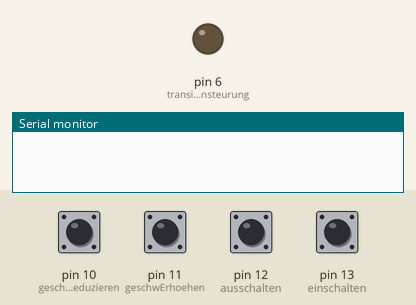
Recording of a program running on a simulated Arduino Uno, built with avr-gcc and run on an emulated ATmega328P. Parts: output pins drawn as LEDs (lit = HIGH), the last lines printed to the serial monitor. Inputs (shaded band) come from the test bench; at power-on: pin 10 (geschwReduzieren), pin 11 (geschwErhoehen), pin 12 (ausschalten), pin 13 (einschalten) HIGH.

Above: at 1.2 s.
1.3 s: pin 13 (einschalten) pulled LOW for 0.15 s
At 2.2 s:
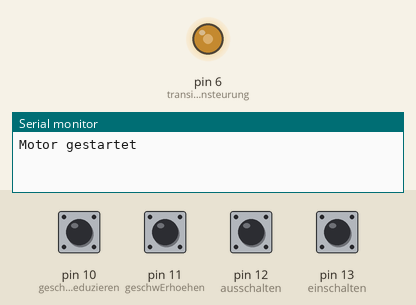
3.0 s: pin 10 (geschwReduzieren) pulled LOW for 1 s
At 3.7 s:
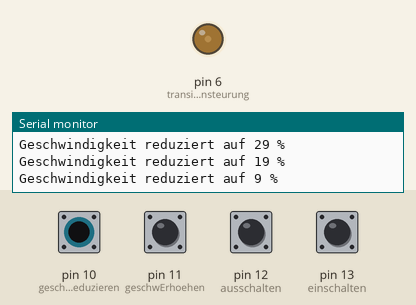
5.5 s: pin 11 (geschwErhoehen) pulled LOW for 0.15 s
At 6.5 s:
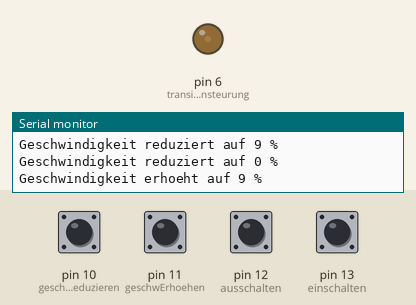
7.2 s: pin 11 (geschwErhoehen) pulled LOW for 1 s
At 8.5 s:
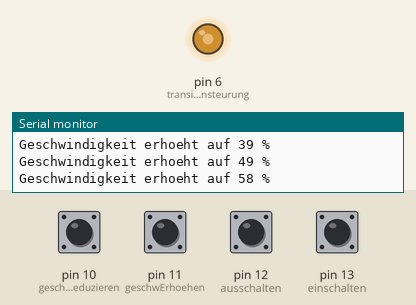
9.7 s: pin 11 (geschwErhoehen) pulled LOW for 1 s
At 11.6 s:
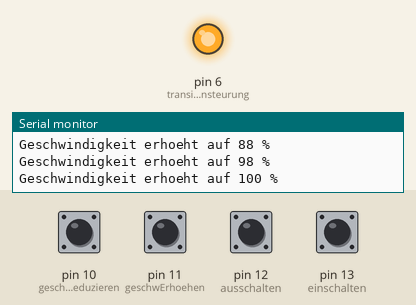
12.2 s: pin 12 (ausschalten) pulled LOW for 0.15 s
At 12.8 s:
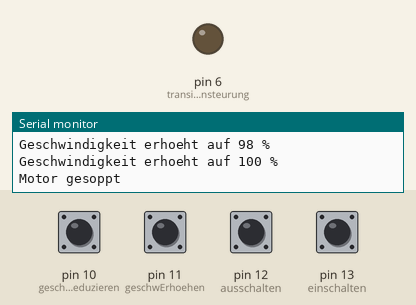
Timing chart, 0 to 14.9 s (numbered marks = the images above; inputs shaded):
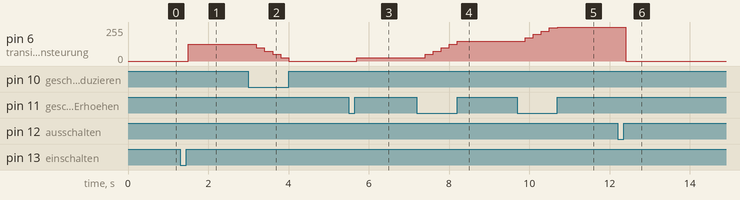

Measured:
- after the input at 1.3 s, pin 6 (transistorAnsteurung): 0/255 → 125/255 after 0.20 s
- after the input at 3.0 s, pin 6 (transistorAnsteurung): moves from 125/255 to 0/255 over 0.80 s, starting after 0.20 s
- after the input at 5.5 s, pin 6 (transistorAnsteurung): 0/255 → 25/255 after 0.20 s
- after the input at 7.2 s, pin 6 (transistorAnsteurung): moves from 25/255 to 150/255 over 0.80 s, starting after 0.20 s
- after the input at 9.7 s, pin 6 (transistorAnsteurung): moves from 150/255 to 255/255 over 0.80 s, starting after 0.20 s
- after the input at 12.2 s, pin 6 (transistorAnsteurung): 255/255 → 0/255 after 0.20 s

The program:

main.cpp
```cpp
#include <Arduino.h>

//Pinbelegung
const byte einschalten = 13;  //Pin 13: Start (Schliesser/NO)
const byte ausschalten = 12;  //Pin 12: Stop (Oeffner/NC)
const byte geschwErhoehen = 11; //Geschw. erhoehen
const byte geschwReduzieren = 10; //Geschw. reduzieren
const byte transistorAnsteurung = 6;  //Ansteuerung des Motors per Transistor (PWM-faehig)

//Variablen
bool motorAn = 0; //FALSE = 0
int motorGeschw = 0;  //PWM-Wert: 0-255
const int startGeschw = 125;  //Startwert
const int schrittGeschw = 25; //Schrittweite

// Funktionsdeklarationen:
void ansteuern();

void setup() {
  pinMode(einschalten, INPUT_PULLUP);
  pinMode(ausschalten, INPUT_PULLUP);
  pinMode(geschwErhoehen, INPUT_PULLUP);
  pinMode(geschwReduzieren, INPUT_PULLUP);
  pinMode(transistorAnsteurung, OUTPUT);

  //Motor stoppen beim Start
  analogWrite(transistorAnsteurung, 0); //Motor aus beim Start
  Serial.begin(9600);
}

void loop() {
  ansteuern();
}

//Funktionsdefinitionen
void ansteuern() {
  //Start: Schliesser/NO
  if(digitalRead(einschalten) == LOW && !motorAn) { //Wenn Taste gedrueckt/geschlossen
    motorAn = 1;  //TRUE sind alle Werte ausser 0
    motorGeschw = startGeschw;
    Serial.println("Motor gestartet");
    delay(200); //Entprellen
  }

  //Stop: Oeffner (NC, fail-safe) --> im industriellen Kontext
  //In der Industrie wuerde man einen Oeffner zum Ausschalten verwenden, da ich momentan nur einen Schliesse habe, muss ich
  //den entsprechenden Pin (hier Pin 12) als Schliesse programmieren
  if (digitalRead(ausschalten) == LOW && motorAn) { //Wenn Taste gedrueckt/geoeffnet oder Leitung defekt. Hier LOW zum schliessen verwenden (s. oben)
    motorAn = 0;
    motorGeschw = 0;
    Serial.println("Motor gesoppt");
    delay(200); //Entprellen
  }

  //Geschwindigkeit aendern, wenn Motor laeuft
  if(motorAn) { //Zahlvergleich weggelassen, hier ist die Bed. if(motorAn) gleichbedeutend zu if(motorAn == TRUE)
    analogWrite(transistorAnsteurung, motorGeschw);

    if(digitalRead(geschwErhoehen) == LOW) {
      motorGeschw = min(255, motorGeschw + schrittGeschw);  //Hier verhindert die min()-Fkt., dass das Tastverhaelnis
                                                            //bei der PWM von 0 bis 255 ueberlaeuft. Nach dem Motto:
                                                            //"wenn Wert 255 ueberschreittet werden sollte, nimm einfach 255"
      Serial.print("Geschwindigkeit erhoeht auf ");
      Serial.print((motorGeschw  * 100) / 255);
      Serial.println(" %");
      delay(200); //Entprellen
    }

    if(digitalRead(geschwReduzieren) == LOW) {
      motorGeschw = max (0, motorGeschw - schrittGeschw); //Analog zur Geschw.erhoehung. Hier wird verhindert, dass der Motor mit
                                                          //negativen Zahlen angesteuert wird
      Serial.print("Geschwindigkeit reduziert auf ");
      Serial.print((motorGeschw  * 100) / 255);
      Serial.println(" %");
      delay(200); //Entprellen
    }
  } else {
    analogWrite(transistorAnsteurung, 0); //Sonst Motor aus
  }
}
```
